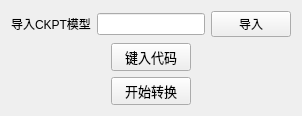
            <widget class="QWidget" name="tab_11">
             <attribute name="title">
              <string>模型转换</string>
             </attribute>
             <layout class="QVBoxLayout" name="verticalLayout_18">
              <item>
               <layout class="QHBoxLayout" name="horizontalLayout_63">
                <item>
                 <widget class="QLabel" name="label_43">
                  <property name="text">
                   <string>导入CKPT模型</string>
                  </property>
                 </widget>
                </item>
                <item>
                 <widget class="QLineEdit" name="lineEdit_5"/>
                </item>
                <item>
                 <widget class="QPushButton" name="pushButton_importCkpt">
                  <property name="text">
                   <string>导入</string>
                  </property>
                 </widget>
                </item>
               </layout>
              </item>
              <item>
               <layout class="QHBoxLayout" name="horizontalLayout_65">
                <item>
                 <widget class="QPushButton" name="pushButton_inCode">
                  <property name="sizePolicy">
                   <sizepolicy hsizetype="Fixed" vsizetype="Fixed">
                    <horstretch>0</horstretch>
                    <verstretch>0</verstretch>
                   </sizepolicy>
                  </property>
                  <property name="font">
                   <font>
                    <family>Arial</family>
                    <pointsize>10</pointsize>
                   </font>
                  </property>
                  <property name="text">
                   <string>键入代码</string>
                  </property>
                 </widget>
                </item>
               </layout>
              </item>
              <item>
               <layout class="QHBoxLayout" name="horizontalLayout_64">
                <item>
                 <widget class="QPushButton" name="pushButton_startCov">
                  <property name="sizePolicy">
                   <sizepolicy hsizetype="Fixed" vsizetype="Fixed">
                    <horstretch>0</horstretch>
                    <verstretch>0</verstretch>
                   </sizepolicy>
                  </property>
                  <property name="font">
                   <font>
                    <family>Arial</family>
                    <pointsize>10</pointsize>
                   </font>
                  </property>
                  <property name="text">
                   <string>开始转换</string>
                  </property>
                 </widget>
                </item>
               </layout>
              </item>
             </layout>
            </widget>
